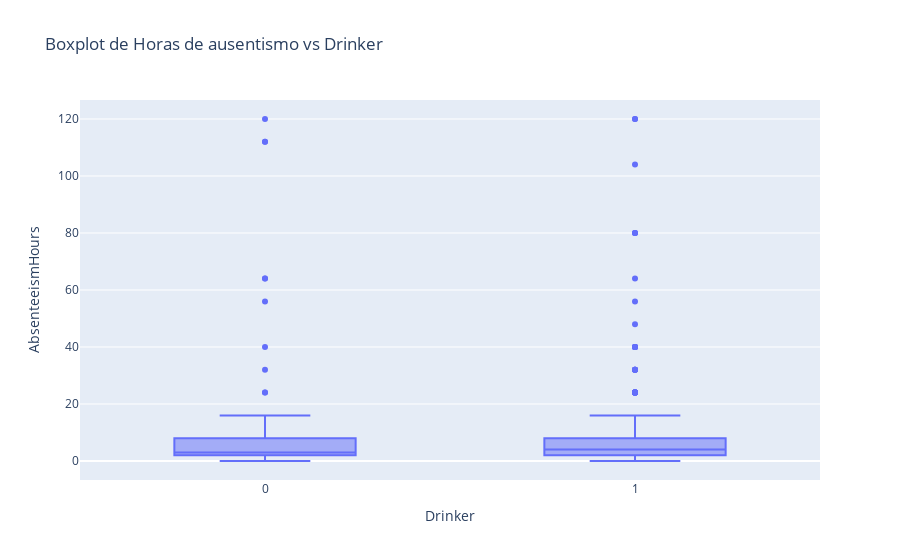

Here is the notebook cell this chart was saved with:
### Code cell
fig= px.box(df, x="Drinker", y="AbsenteeismHours", title="Boxplot de Horas de ausentismo vs Drinker")
fig.show()

### Figure 1 — Plotly figure (JSON) as saved in the notebook; plotly's stock layout.template omitted (floating-point values rounded to 4 significant figures; data arrays with more than 128 entries replaced by an {"elided": "..."} marker saying what was removed)
{"data": [{"alignmentgroup": "True", "hovertemplate": "Drinker=%{x}<br>AbsenteeismHours=%{y}<extra></extra>", "legendgroup": "", "marker": {"color": "#636efa"}, "name": "", "notched": false, "offsetgroup": "", "orientation": "v", "showlegend": false, "type": "box", "x": {"elided": "740 int values"}, "x0": " ", "xaxis": "x", "y": {"elided": "740 int values"}, "y0": " ", "yaxis": "y"}], "layout": {"boxmode": "group", "legend": {"tracegroupgap": 0}, "title": {"text": "Boxplot de Horas de ausentismo vs Drinker"}, "xaxis": {"anchor": "y", "domain": [0, 1], "title": {"text": "Drinker"}}, "yaxis": {"anchor": "x", "domain": [0, 1], "title": {"text": "AbsenteeismHours"}}}}
